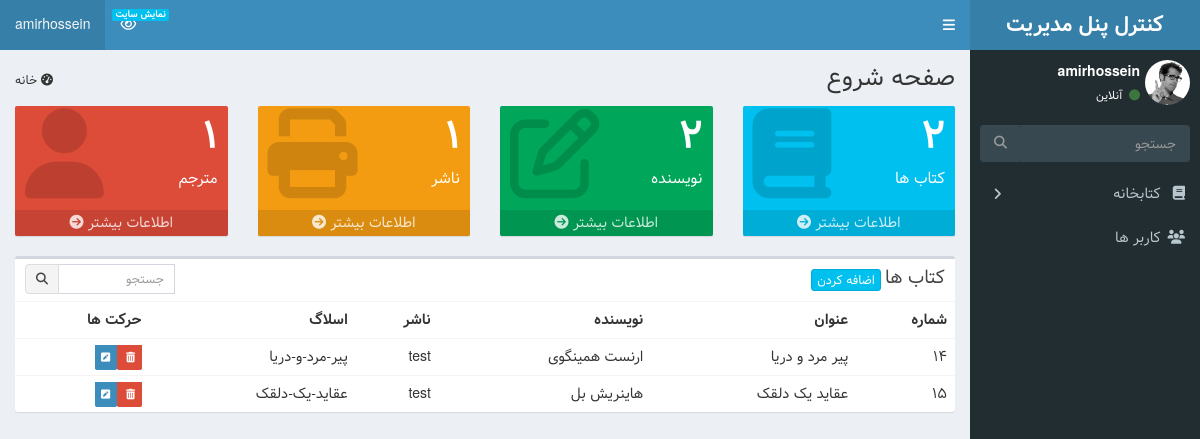
Page /admin_panel/ (signed in) on the earlier database version.
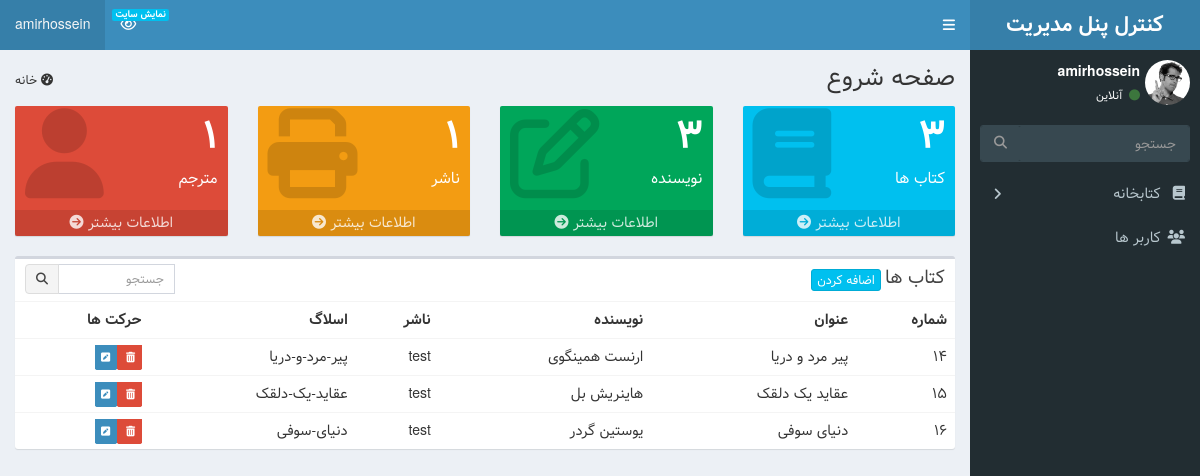
Same page on the later database version.
### library/models.py (models this page shows, shortened)
class Books(models.Model):
    title = models.CharField(max_length=50, verbose_name="عنوان")
    slug = models.SlugField(allow_unicode=True, unique=True, editable=False)
    book_user = models.ForeignKey(
        User,
        verbose_name="کاربر",
        on_delete=models.CASCADE,
        blank=True,
        null=True,
    )
    translator = models.ForeignKey(
        Translators,
        verbose_name="مترجم",
        on_delete=models.CASCADE,
        blank=True,
        null=True,
    )
    author = models.ForeignKey(
        Authors, verbose_name="نویسنده", on_delete=models.CASCADE
    )
    genres = models.ManyToManyField(Genres, verbose_name="ژانر")
    publisher = models.ForeignKey(
        Publishers, verbose_name="ناشر", on_delete=models.CASCADE
    )
    book_image = models.ImageField(upload_to="images/books", verbose_name="کاور کتاب")
    detail = models.TextField(verbose_name="توضیحات")

class Authors(models.Model):
    name = models.CharField(max_length=50, verbose_name="نام")
    slug = models.SlugField(allow_unicode=True, unique=True, editable=False)
    def __str__(self):
        return self.name

class Publishers(models.Model):
    title = models.CharField(max_length=50, verbose_name="عنوان")
    website = models.URLField(verbose_name="وب سایت")
    def __str__(self):
        return self.title

### admin_panel/views.py (the view)
# urls.py: path("", views.DashboardView.as_view(), name="admin"),
class DashboardView(PermissionRequiredMixin, TemplateView):
    permission_required = "library.action_all"
    template_name = "admin_panel/admin_panel.html"
    def get_context_data(self, **kwargs):
        context = super(DashboardView, self).get_context_data()
        context["books"] = models.Books.objects.all()
        context["authors"] = models.Authors.objects.all()
        context["publishers"] = models.Publishers.objects.all()
        context["translators"] = models.Translators.objects.all()
        return context

### admin_panel/templates/admin_panel/admin_panel.html (shortened to what the changed rows need)
{% extends 'admin_panel/base.html' %}
{% block content %}
<section class="content-header">
    <h1>
        صفحه شروع
    </h1>
</section>
<section class="content">
    <div class="row">
        <div class="col-lg-3 col-xs-6">
            <div class="small-box bg-aqua">
                <div class="inner">
                    <h3>{{books.count}}</h3>
                    <p>کتاب ها</p>
                </div>
            </div>
        </div>
        <div class="col-lg-3 col-xs-6">
            <div class="small-box bg-green">
                <div class="inner">
                    <h3>{{authors.count}}<sup style="font-size: 20px"></sup></h3>
                    <p>نویسنده</p>
                </div>
            </div>
        </div>
    </div>
    <div class="box">
        <div class="box-body table-responsive no-padding">
            <table class="table table-hover">
                <tbody>
                    <tr>
                        <th>شماره</th>
                        <th>عنوان</th>
                        <th>نویسنده</th>
                        <th>ناشر</th>
                        <th>اسلاگ</th>
                        <th>حرکت ها</th>
                    </tr>
                    {% for book in books %}
                    <tr>
                        <td>{{book.id}}</td>
                        <td>{{book.title}}</td>
                        <td>{{book.author}}</td>
                        <td>{{book.publisher}}</td>
                        <td>{{book.slug}}</td>
                        <td>
                            <a href="{%url 'book_delete' book.pk %}" class="label-danger">
                                <span class="label label-danger">
                                    <i class="fa fa-trash"></i>
                                </span>
                            </a>
                            <a href="{%url 'book_update' book.pk %}" class="label-primary">
                                <span class="label label-primary">
                                    <i class="fa  fa-pencil-square"></i>
                                </span>
                            </a>
                        </td>
                    </tr>
                    {% endfor %}
                </tbody>
            </table>
        </div>
    </div>
</section>
{% endblock content %}

Differences in the rows shown:
added Books: id "16", title "دنیای سوفی", author "یوستین گردر", publisher "test", slug "دنیای-سوفی"
Other differences:
{{ books.count }}: "2" → "3"
{{ authors.count }}: "2" → "3"
